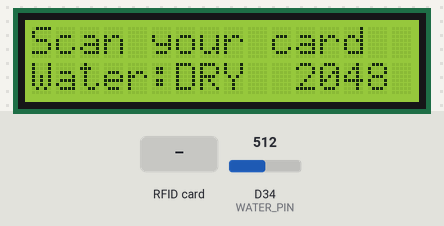
Bench run of a sketch on a simulated Arduino Due. Parts: 16×2 character LCD. The test bench sets the inputs (shaded band); at power-on: D34 (WATER_PIN) = 512 (analog values on the 0–1023 scale). What the sketch prints to the serial monitor is not drawn.

Above: at 2.6 s.
2.7 s: D34 (WATER_PIN) set to 538
At 3.5 s:
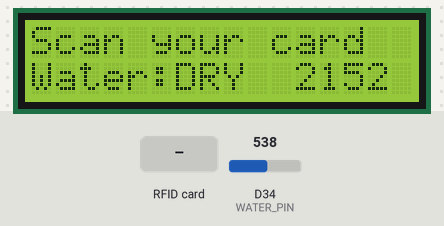
4.4 s: D34 (WATER_PIN) set to 561
At 5.5 s:
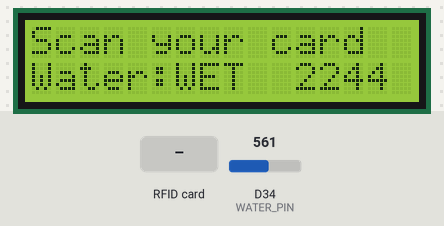
6.0 s: RFID card 5E 7A 19 C4 held to the reader
At 7.3 s:
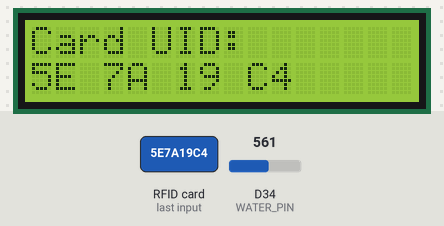
9.0 s: D34 (WATER_PIN) set to 122
At 9.7 s:
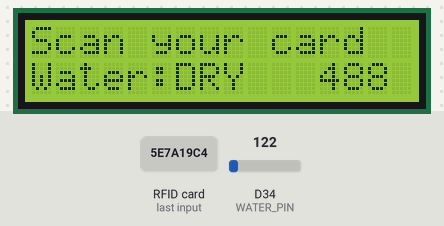
10.6 s: D34 (WATER_PIN) set to 10
At 11.7 s:
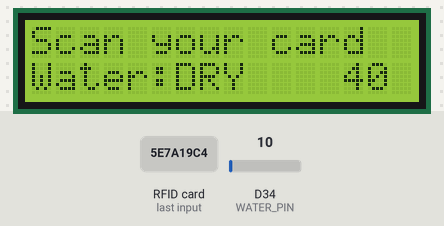
Timing chart, 0 to 13.1 s (numbered marks = the images above; inputs shaded):
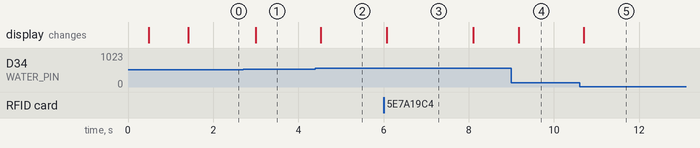

The sketch:

rc522_lcd_water_test.ino
```cpp
/*
 * rc522_lcd_water_test.ino — cumulative test #3
 * ---------------------------------------------
 * RC522 (SPI) + 16x2 I2C LCD + analog water sensor, all together.
 * Builds on the last test; nothing already wired moves.
 *
 *   Idle screen:  line1 "Scan your card"      line2 "Water:<state> <value>"
 *   Tap a card :  shows the UID for 2 s, then back to idle.
 *
 * Libraries: MFRC522, LiquidCrystal_I2C.
 *
 * Wiring (your board's labels):
 *   RC522 (unchanged): SDA->P5  SCK->P18  MOSI->P23  MISO->P19  RST->P22  3.3V->3V3  GND->GND
 *   LCD   (unchanged): GND->GND  VCC->3V3  SDA->P21  SCL->P17
 *   Water sensor NEW : S->P34   +->3V3   -->GND
 *
 * Upload with RC522 unplugged (the P5 strapping pin), then plug it back.
 */

#include <SPI.h>
#include <MFRC522.h>
#include <Wire.h>
#include <LiquidCrystal_I2C.h>

// ---- RC522 ----
#define SS_PIN   5
#define RST_PIN  22
MFRC522 reader(SS_PIN, RST_PIN);

// ---- LCD ----
#define I2C_SDA   21
#define I2C_SCL   17
#define LCD_ADDR  0x27          // try 0x3F if blank
LiquidCrystal_I2C lcd(LCD_ADDR, 16, 2);

// ---- Water sensor ----
const int WATER_PIN = 34;       // S -> P34
int dryBaseline = 0;
unsigned long lastWater = 0;

const char* waterState(int raw) {
  if      (raw < dryBaseline + 150) return "DRY ";
  else if (raw < 1800)              return "DAMP";
  else                              return "WET ";
}

void showIdle(int raw) {
  lcd.setCursor(0, 0); lcd.print("Scan your card  ");
  char line[17];
  snprintf(line, sizeof(line), "Water:%-4s %4d", waterState(raw), raw);
  lcd.setCursor(0, 1); lcd.print(line);
}

void setup() {
  Serial.begin(115200);
  delay(400);
  Serial.println();
  Serial.println(F("=== RC522 + LCD + Water test ==="));

  Wire.begin(I2C_SDA, I2C_SCL);       // LCD I2C on our pins (SCL=17)
  lcd.init();
  lcd.backlight();
  lcd.setCursor(0, 0); lcd.print("Smart Parking");
  lcd.setCursor(0, 1); lcd.print("Starting...");

  analogReadResolution(12);           // ADC 0..4095
  long sum = 0;
  for (int i = 0; i < 20; i++) { sum += analogRead(WATER_PIN); delay(10); }
  dryBaseline = sum / 20;
  Serial.print(F("Water dry baseline: ")); Serial.println(dryBaseline);

  SPI.begin();
  reader.PCD_Init();
  delay(50);
  byte v = reader.PCD_ReadRegister(MFRC522::VersionReg);
  Serial.print(F("RC522 version: 0x")); Serial.println(v, HEX);
  Serial.println((v == 0x00 || v == 0xFF) ? F(">> RC522 BAD (check wiring).")
                                          : F(">> RC522 OK."));
  delay(600);
  showIdle(analogRead(WATER_PIN));
}

void loop() {
  // 1) Card tapped? show its UID for 2 s.
  if (reader.PICC_IsNewCardPresent() && reader.PICC_ReadCardSerial()) {
    String uid = "";
    for (byte i = 0; i < reader.uid.size; i++) {
      if (reader.uid.uidByte[i] < 0x10) uid += "0";
      uid += String(reader.uid.uidByte[i], HEX);
      if (i + 1 < reader.uid.size) uid += " ";
    }
    uid.toUpperCase();
    Serial.print(F("UID: ")); Serial.println(uid);

    lcd.clear();
    lcd.setCursor(0, 0); lcd.print("Card UID:");
    lcd.setCursor(0, 1); lcd.print(uid.substring(0, 16));
    reader.PICC_HaltA();
    delay(2000);
    showIdle(analogRead(WATER_PIN));
    return;
  }

  // 2) Otherwise refresh the water reading every 500 ms.
  if (millis() - lastWater >= 500) {
    lastWater = millis();
    int raw = analogRead(WATER_PIN);
    Serial.printf("water = %4d  %s\n", raw, waterState(raw));
    showIdle(raw);
  }
}
```

Measured:
- the behaviour switches between 549 and 550 on D34 (WATER_PIN) (found by bisection; images 1 and 2)
- after the input at 2.7 s, the display: changes after 0.30 s (image 1)
- after the input at 4.4 s, the display: changes after 0.12 s (image 2)
- after the input at 6.0 s, the display: changes after 0.07 s (image 3)
- after the input at 9.0 s, the display: changes after 0.17 s (image 4)
- after the input at 10.6 s, the display: changes after 0.10 s (image 5)
- what the display in image 3 shows lasts 2.0 s, from 6.1 s to 8.1 s
